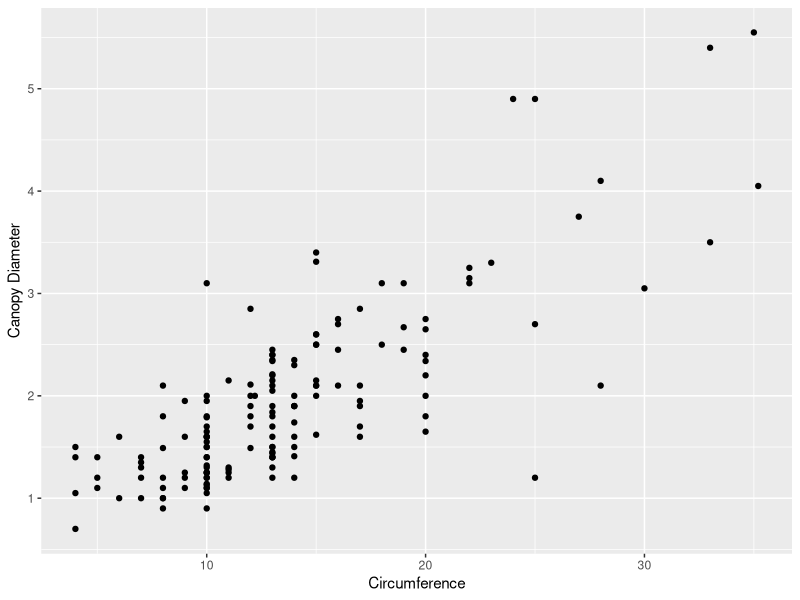
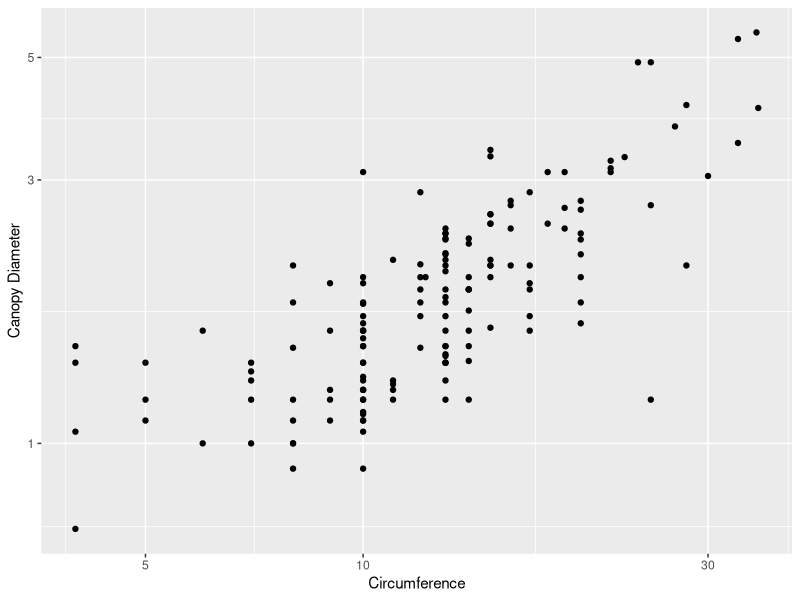
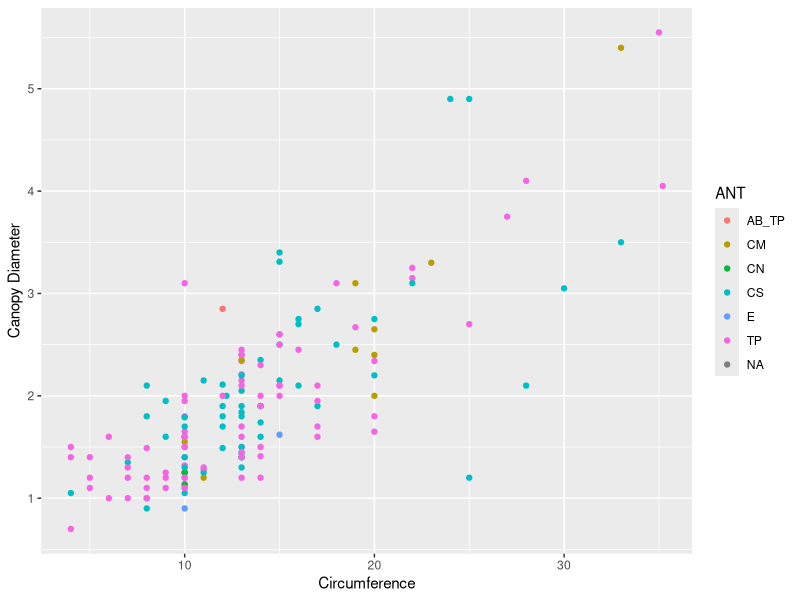
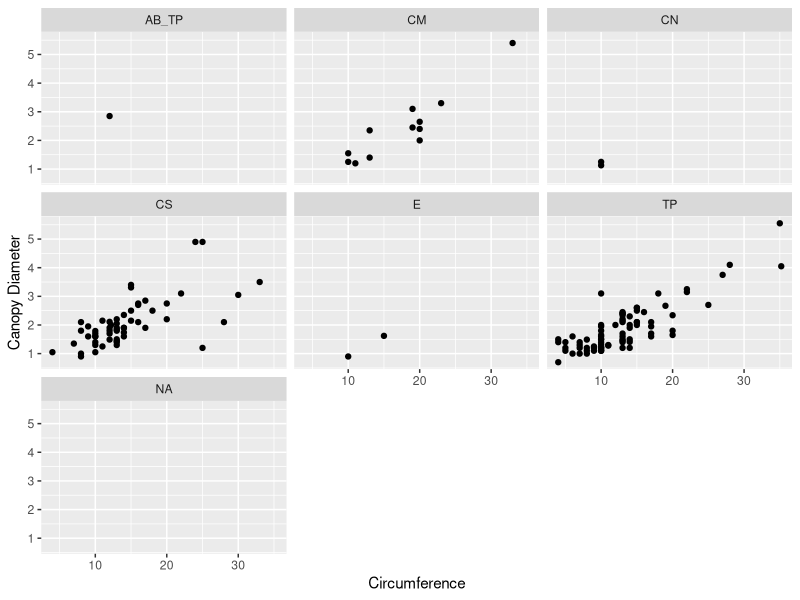
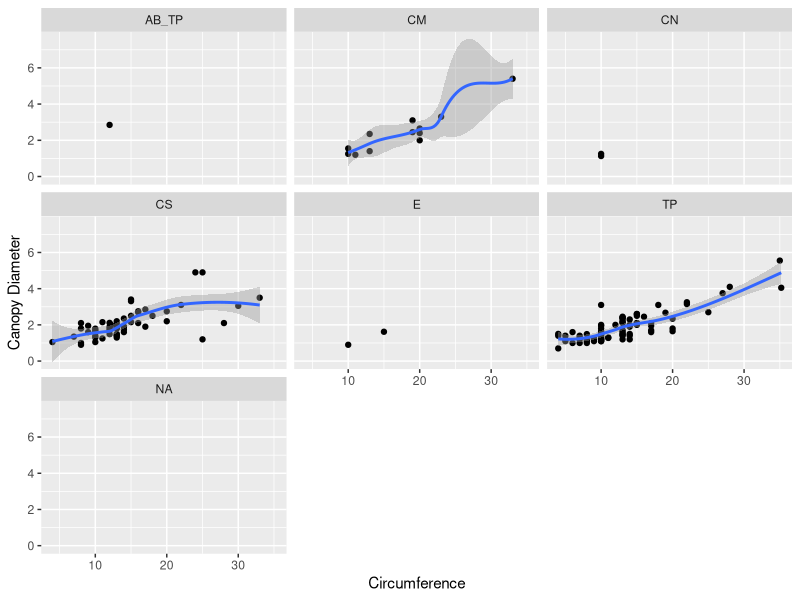
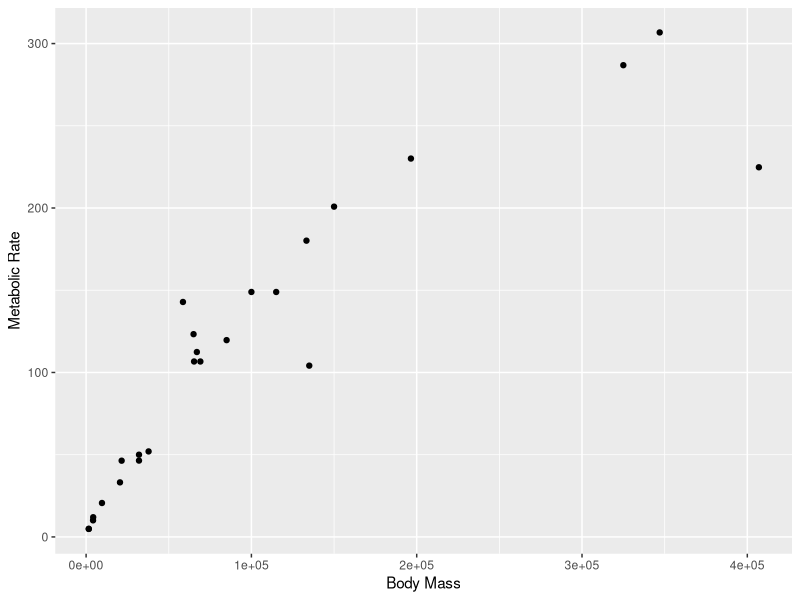
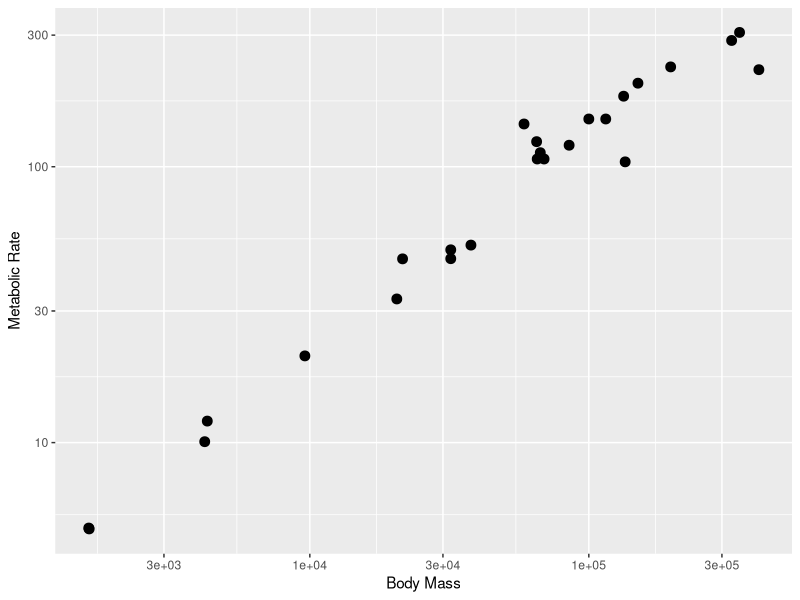
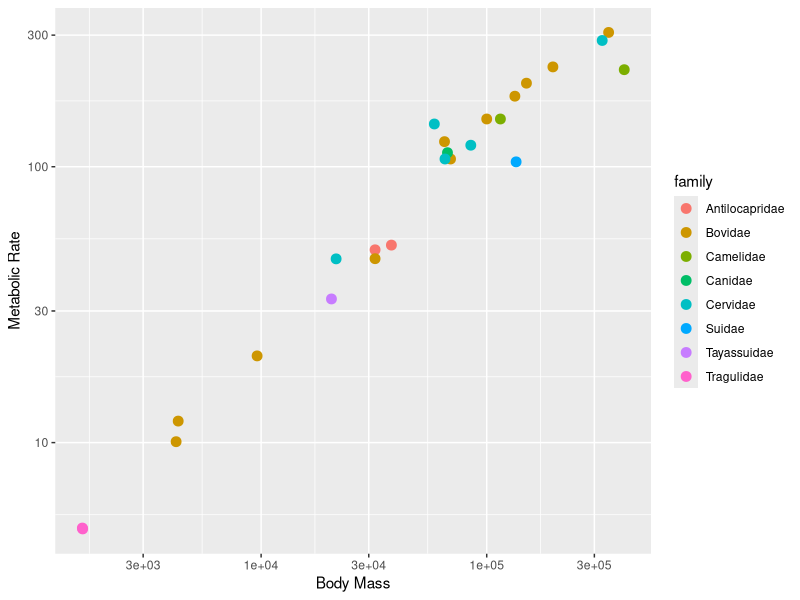

These figures' R source, in order:
## ---- chunk 1
knitr::opts_chunk$set(echo = TRUE)
## ---- chunk 2
library(tidyverse)
## ---- chunk 3
acacia <- read_tsv("ACACIA_DREPANOLOBIUM_SURVEY.txt", na = c("", "dead"))
## ---- chunk 4
# 1a

ggplot(data = acacia, mapping = aes(x = CIRC, y = AXIS1)) +
  geom_point() +
  labs(x = "Circumference", y = "Canopy Diameter")
#ggsave("Graphing-acacia-ants-R-1.jpeg")

# 1b

ggplot(data = acacia, mapping = aes(x = CIRC, y = AXIS1)) +
  geom_point() +
  scale_x_log10() +
  scale_y_log10() +
  labs(x = "Circumference", y = "Canopy Diameter")
#ggsave("Graphing-acacia-ants-R-2.jpeg")

# 1c

ggplot(data = acacia, mapping = aes(x = CIRC, y = AXIS1, color = ANT)) +
  geom_point() +
  labs(x = "Circumference", y = "Canopy Diameter")
#ggsave("Graphing-acacia-ants-R-3.jpeg")

# 1d

ggplot(data = acacia, mapping = aes(x = CIRC, y = AXIS1)) +
  geom_point() +
  labs(x = "Circumference", y = "Canopy Diameter") +
  facet_wrap(~ANT)
#ggsave("Graphing-acacia-ants-R-4.jpeg")

# 1e

ggplot(data = acacia, mapping = aes(x = CIRC, y = AXIS1)) +
  geom_point() +
  labs(x = "Circumference", y = "Canopy Diameter") +
  facet_wrap(~ANT) +
  geom_smooth()
#ggsave("Graphing-acacia-ants-R-5.jpeg")
## ---- chunk 5
size_mr_data <- data.frame(
  body_mass = c(32000, 37800, 347000, 4200, 196500, 100000,
    4290, 32000, 65000, 69125, 9600, 133300, 150000, 407000,
    115000, 67000,325000, 21500, 58588, 65320, 85000, 135000,
    20500, 1613, 1618),
  metabolic_rate = c(49.984, 51.981, 306.770, 10.075, 230.073, 
    148.949, 11.966, 46.414, 123.287, 106.663, 20.619, 180.150, 
    200.830, 224.779, 148.940, 112.430, 286.847, 46.347,
    142.863, 106.670, 119.660, 104.150, 33.165, 4.900, 4.865),
  family = c("Antilocapridae", "Antilocapridae", "Bovidae",
    "Bovidae", "Bovidae", "Bovidae", "Bovidae", "Bovidae",
    "Bovidae", "Bovidae", "Bovidae", "Bovidae", "Bovidae",
    "Camelidae", "Camelidae", "Canidae", "Cervidae",
    "Cervidae", "Cervidae", "Cervidae", "Cervidae", "Suidae",
    "Tayassuidae", "Tragulidae", "Tragulidae"))
## ---- chunk 6
# 1.  A graph of body mass vs. metabolic rate
ggplot(size_mr_data, aes(body_mass, metabolic_rate)) + geom_point() +
  labs(x = "Body Mass", y = "Metabolic Rate")

# 2.  A graph of body mass vs. metabolic rate, log scaled, with pt size 5.
ggplot(data = size_mr_data, mapping = aes(x = body_mass, y = metabolic_rate)) +
  geom_point(size=3) +
  labs(x = "Body Mass", y = "Metabolic Rate") +
  scale_x_log10() + scale_y_log10()

# 3. The same plot as (2), but with the different families indicated using color.
ggplot(size_mr_data, aes(x = body_mass, y = metabolic_rate, color = family)) +
  geom_point(size = 3) +
  scale_x_log10() +
  scale_y_log10() +
  labs(x = "Body Mass", y = "Metabolic Rate")

# 4. The same plot as (2), but with the different families each in their own subplot.
ggplot(size_mr_data, aes(x = body_mass, y = metabolic_rate)) +
  geom_point(size = 3) +
  scale_x_log10() +
  scale_y_log10() +
  facet_wrap(~family) +
  labs(x = "Body Mass", y = "Metabolic Rate")
## ---- chunk 7
# 1

ggplot(data = acacia, mapping = aes(x = ANT)) +
  geom_bar()
#ggsave("Graphing-acacia-ants-histograms-R-1.jpeg")

# 2

ggplot(data = acacia, mapping = aes(x = HEIGHT)) +
  geom_histogram() +
  labs(x = "Height(m)", y = "Number of Acacia")
#ggsave("Graphing-acacia-ants-histograms-R-2.jpeg")

# 3

ggplot(data = acacia) +
  geom_histogram(mapping = aes(x = AXIS1), fill = 'red', alpha = 0.3) +
  geom_histogram(mapping = aes(x = AXIS2), fill = 'black', alpha = 0.3) +
  labs(x = "Canopy Diameter", y = "Number of Acacia")
#ggsave("Graphing-acacia-ants-histograms-R-3.jpeg")

# 4

ggplot(data = acacia) +
  geom_histogram(mapping = aes(x = AXIS1), fill = 'red', alpha = 0.3, bins = 10) +
  geom_histogram(mapping = aes(x = AXIS2), fill = 'black', alpha = 0.3, bins = 10) +
  labs(x = "Canopy Diameter", y = "Number of Acacia") +
  facet_wrap(~TREATMENT)
#ggsave("Graphing-acacia-ants-histograms-R-4.jpeg")
## ---- chunk 8
trees <- read_tsv("TREE.txt",
                  col_types = list(HEIGHT = col_double(),
                                   AXIS_2 = col_double()))
## ---- chunk 9

# 1

trees <- mutate(trees, canopy_area = AXIS_1 * AXIS_2)
select(trees, SURVEY, YEAR, SITE, SPECIES, canopy_area)

# 2

ggplot(data = trees, mapping = aes(x = canopy_area, y = HEIGHT, color = TREATMENT)) + 
  geom_point(size = 2) +
  labs(x = "Canopy Area (m)", y = "Height (m)") +
  facet_wrap(~SPECIES)
#ggsave("Graphing-acacia-ants-data-manip-R-2.jpeg")

# 3

trees <- filter(trees, AXIS_1 < 20, AXIS_2 < 20)
ggplot(data = trees, mapping = aes(x = canopy_area, y = HEIGHT, color = TREATMENT)) + 
  geom_point(size = 2) +
  labs(x = "Canopy Area (m)", y = "Height (m)") +
  facet_wrap(~SPECIES)
#ggsave("Graphing-acacia-ants-data-manip-R-3.jpeg")

# 4

abundance_time <- trees %>%
  group_by(YEAR, SPECIES) %>%
  summarize(abundance = n())
abundance_time

# 5

ggplot(data = abundance_time, mapping = aes(x = YEAR, y = abundance)) +
  geom_point() +
  geom_line() +
  facet_wrap(~SPECIES, scales = "free_y")
#ggsave("Graphing-acacia-ants-data-manip-R-5.jpeg")

## ---- chunk 10
mammal_histories <- read_tsv("Mammal_lifehistories_v2.txt", 
                             na = c("-999", "-999.00")) %>% 
  rename(mass_g = `mass(g)`, 
         gestation_mo = `gestation(mo)`,
         newborn_g = `newborn(g)`,
         weaning_mo = `weaning(mo)`,
         wean_mass_g = `wean mass(g)`,
         AFR_mo = `AFR(mo)`,
         max_life_mo = `max. life(mo)`,
         litter_size = `litter size`,
         litters_per_year = `litters/year`)
## ---- chunk 11

# a. Graph adult mass vs. newborn mass.
ggplot(mammal_histories, aes(x = mass_g, y = newborn_g)) +
  geom_point() + 
  labs(x = "Adult Mass", y = "Newborn Mass")

# b. Graph adult mass vs. newborn mass, with both axes scaled logarithmically.
ggplot(mammal_histories, aes(x = mass_g, y = newborn_g)) +
  geom_point() + 
  scale_x_log10() + 
  scale_y_log10() +
  labs(x = "Adult Mass", y = "Newborn Mass")

# c. Graph adult mass vs. newborn mass, log-scaled, with data colored by order.
ggplot(mammal_histories, aes(x = mass_g, y = newborn_g)) +
  geom_point(aes(color=order)) + 
  scale_x_log10() + 
  scale_y_log10() +
  labs(x = "Adult Mass", y = "Newborn Mass")

# d. Use `facet_wrap` to create subplot for each order.
ggplot(mammal_histories, aes(x = mass_g, y = newborn_g)) +
  geom_point() + 
  scale_x_log10() + 
  scale_y_log10() + 
  facet_wrap(~ order) +
  labs(x = "Adult Mass", y = "Newborn Mass")

# e. use `geom_smooth` to fit a linear model to each order.
ggplot(mammal_histories, aes(x = mass_g, y = newborn_g)) +
  geom_point() + 
  geom_smooth(method = "lm") + 
  scale_x_log10() +
  scale_y_log10() + 
  facet_wrap(~ order) +
  labs(x = "Adult Mass", y = "Newborn Mass")
